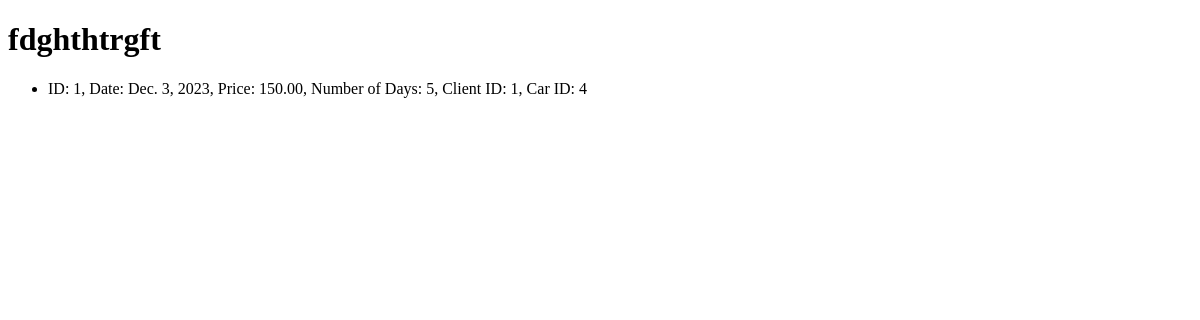
Before: /allocation/ with the older database file.
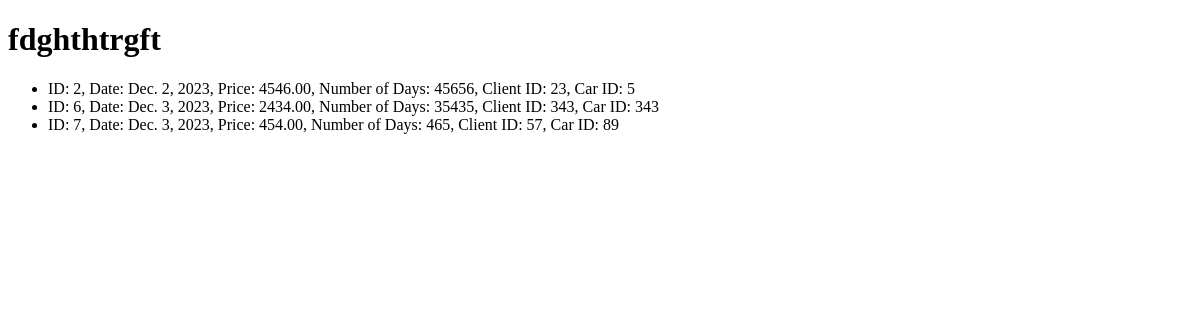
After: the same page with the newer database file.
### listings/models.py (models this page shows)
class Allocation(models.Model):
    allocation_id = models.AutoField(primary_key=True)
    allocation_date = models.DateField()
    allocation_price = models.DecimalField(max_digits=10, decimal_places=2)
    allocation_nbr_days = models.IntegerField()
    client_id = models.IntegerField()
    car_id = models.IntegerField()
    class Meta:
        db_table = 'allocation'

### listings/views.py (the view)
# urls.py: path('allocation/', views.allocationlist, name='views.allocation'),
def allocationlist(request):
    allocations = Allocation.objects.all()
    return render(request, 'listings/allocation.html', {'allocations': allocations})

### listings/templates/listings/allocation.html (shortened to what this page needs)
<!DOCTYPE html>
<html>
<head>
</head>
<body>
    <h1>fdghthtrgft</h1>
    <ul>
        {% for allocation in allocations %}
            <li>ID: {{ allocation.allocation_id }}, Date: {{ allocation.allocation_date }}, Price: {{ allocation.allocation_price }}, Number of Days: {{ allocation.allocation_nbr_days }}, Client ID: {{ allocation.client_id }}, Car ID: {{ allocation.car_id }}</li>
        {% endfor %}
    </ul>
</body>
</html>

Changed rows visible on the page:
removed Allocation: allocation_id "1", allocation_date "Dec. 3, 2023", allocation_price "150.00", allocation_nbr_days "5", client_id "1", car_id "4"
added Allocation: allocation_id "2", allocation_date "Dec. 2, 2023", allocation_price "4546.00", allocation_nbr_days "45656", client_id "23", car_id "5"
added Allocation: allocation_id "6", allocation_date "Dec. 3, 2023", allocation_price "2434.00", allocation_nbr_days "35435", client_id "343", car_id "343"
added Allocation: allocation_id "7", allocation_date "Dec. 3, 2023", allocation_price "454.00", allocation_nbr_days "465", client_id "57", car_id "89"
